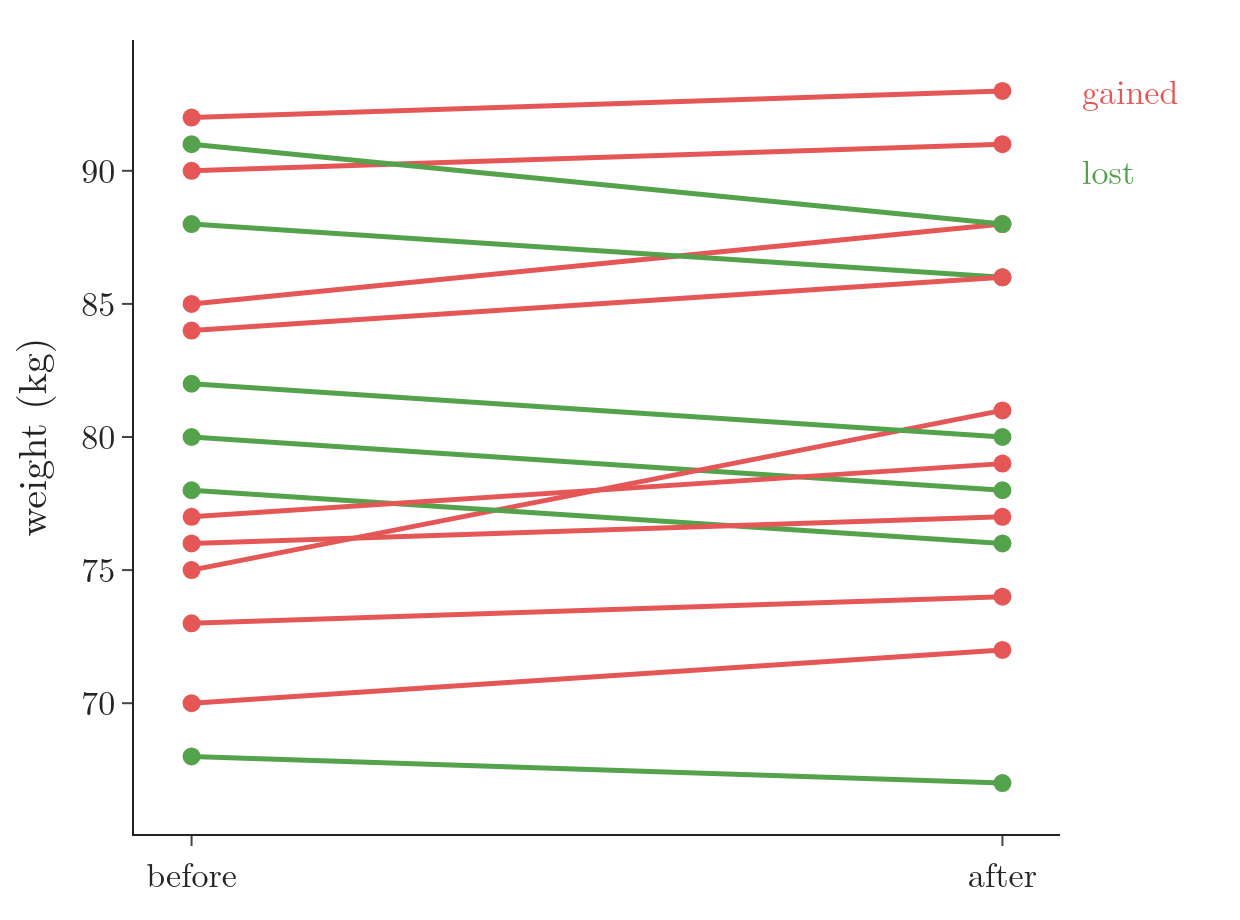

Recreate this plot in Python.
"""Weight-loss program: each line is one participant's weight before and after (data/weight_loss.csv);
green = lost weight, red = gained."""
from pathlib import Path
import pandas as pd
import plotly.graph_objects as go

here = Path(__file__).parent
w = pd.read_csv(here.parent / "data" / "weight_loss.csv")
fig = go.Figure()
for _, r in w.iterrows():
    colour = "#54A24B" if r.after < r.before else ("#E45756" if r.after > r.before else "#6B6B6B")
    fig.add_scatter(x=["before", "after"], y=[r.before, r.after], mode="lines+markers",
                    line=dict(color=colour, width=2.5), marker=dict(size=9))
fig.add_annotation(x=1.02, y=w.after.max(), xref="paper", text="gained", showarrow=False,
                   font=dict(color="#E45756", size=17), xanchor="left")
fig.add_annotation(x=1.02, y=w.after.max() - 3, xref="paper", text="lost", showarrow=False,
                   font=dict(color="#54A24B", size=17), xanchor="left")
fig.update_yaxes(title_text="weight (kg)")
fig.update_layout(template="simple_white", width=620, height=460, showlegend=False,
                  font=dict(family="Latin Modern Roman", size=17), margin=dict(l=60, r=90, t=20, b=40))
fig.write_image(here / "weight_slopes.png", scale=2)
fig.write_image(here / "weight_slopes.pdf")
